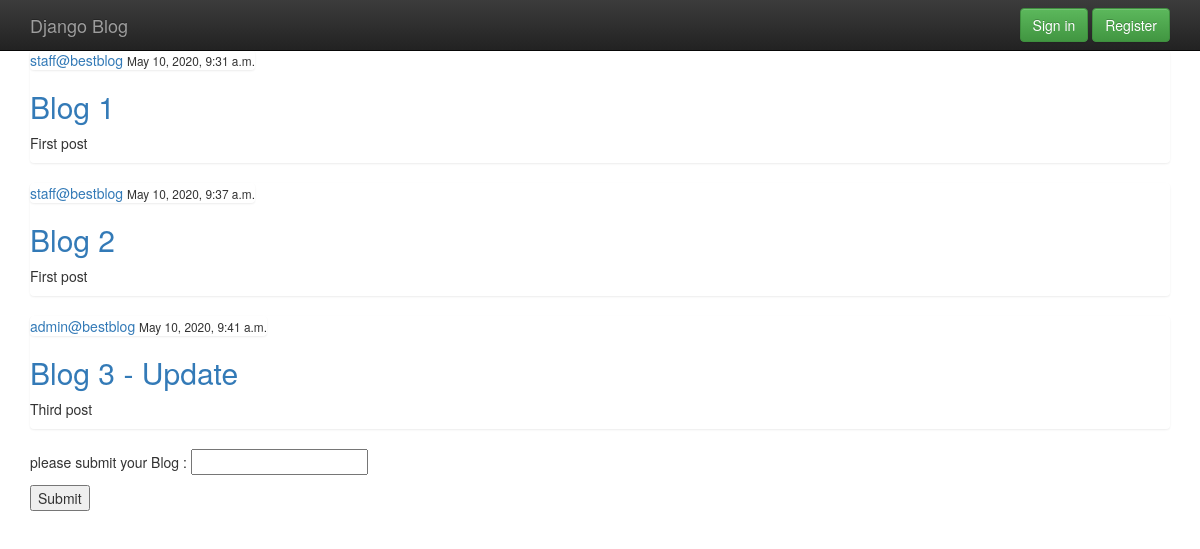
Screenshot of /business with the database file from the repository.
### blog/models.py (models this page shows, shortened)
class Post(models.Model):
    tilte = models.CharField(max_length=100)
    content = models.TextField()
    date_posted = models.DateTimeField(default=timezone.now)
    author = models.ForeignKey(User, on_delete=models.CASCADE)

### blog/views.py (the view)
# urls.py: path('business', views.business, name='business'),
def business(request):
    context = {
        'posts' : Post.objects.all()
    }
    return render(request, 'blog/business.html', context)

### blog/templates/blog/business.html (shortened to what this page needs)
{% extends 'blog/base.html' %}
{% block content %}
<section class="container">
    {% for post in posts %}
        <div class="list-group">
         <article>
          <div class="media-body">
           <div class="list-group">
            <a href="#">{{ post.author }}</a>
            <small>{{ post.date_posted }}</small>
           </div>
           <h2><a href="#">{{ post.tilte }}</a></h2>
           <p>{{ post.content }}</p>
         </article>
        </div>
    {% endfor %}
</section>
<section class="container">
    <form action="" method="post">
        <p>
            please submit your Blog :
            <input type="text" name="url">
        </p>
        <p>
            <button type="submit">Submit</button>
        </p>
    </form>
</section>
{% endblock content %}

### blog/static/blog/css/main.css (style rules this page uses)
h2,h3,h4,h5,h6 { color: #b30000; }

### blog/templates/blog/base.html (style rules this page uses)
body { padding-top: 50px; padding-bottom: 20px; }

### rows the page displays
Post: author "staff@bestblog", date_posted "May 10, 2020, 9:31 a.m.", tilte "Blog 1", content "First post"
Post: author "staff@bestblog", date_posted "May 10, 2020, 9:37 a.m.", tilte "Blog 2", content "First post"
Post: author "admin@bestblog", date_posted "May 10, 2020, 9:41 a.m.", tilte "Blog 3 - Update", content "Third post"
